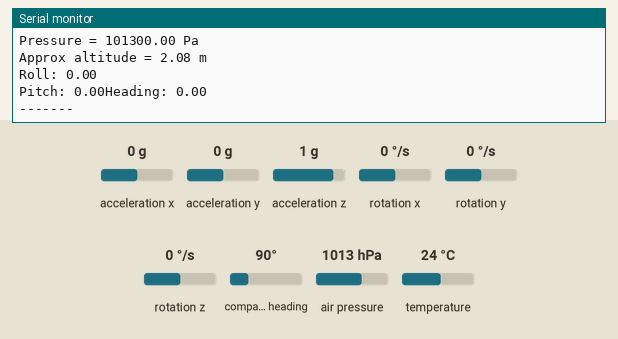
Bench run of a program on a simulated Teensy 4. Shown: the last lines printed to the serial monitor. The inputs (shaded band) are chosen by the test bench; at power-on: rotation x 0 °/s, rotation y 0 °/s, rotation z 0 °/s, air pressure 1013 hPa, temperature 24 °C, acceleration x 0 g, acceleration y 0 g, acceleration z 1 g, compass heading 90°.

Above: at 3.2 s.
3.3 s: rotation x set to -192 °/s
At 4.6 s:
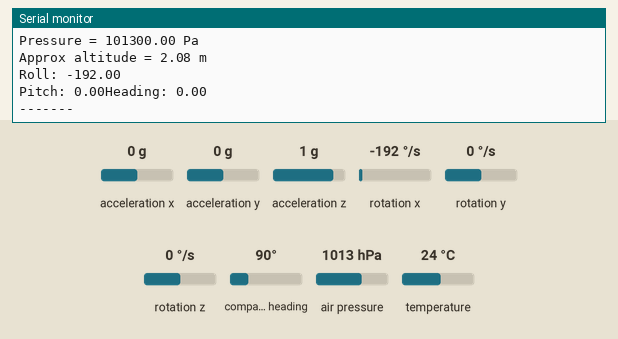
4.8 s: rotation y set to -192 °/s
At 6.2 s:
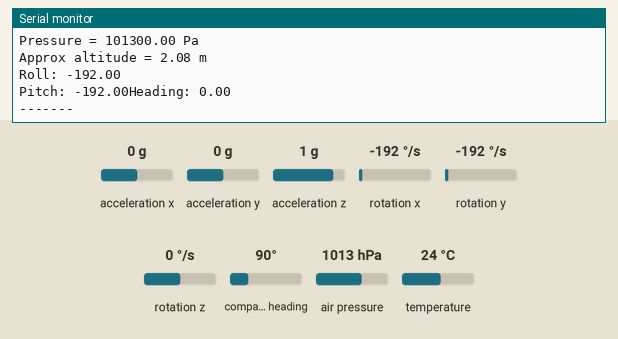
6.3 s: rotation z set to -192 °/s
7.8 s: air pressure set to 952 hPa
At 8.5 s:
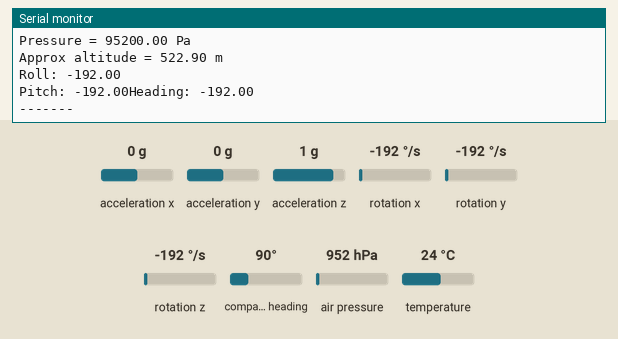

The program:

main.cpp
```cpp
/*
 * Blink
 * Turns on an LED on for one second,
 * then off for one second, repeatedly.
 */

#include "./sensors/Sensors.hpp"

Sensors sensors = Sensors(0x76, 0x28, 1013.25);

void setup()
{
  Serial.begin(9600);
  delay(2000);
  sensors.begin();
}

void loop()
{
  sensors.print_data();
  delay(2000);
}
```

Sensors.cpp
```cpp
#include "Sensors.hpp"

Sensors::Sensors(uint8_t bmp_address, uint8_t bno_address, float seaLevelhPa)
{
    _bmp_address = bmp_address;
    _bno_address = bno_address;
    _seaLevelhPa = seaLevelhPa;
}

void Sensors::begin()
{
    _bno = Adafruit_BNO055(55, _bno_address);
    _bmp = Adafruit_BMP280();
    while (!_bno.begin() || !_bmp.begin(_bmp_address))
    {
        Serial.println("Init failed");
    }

    Serial.println("Init Completed");
}

void Sensors::print_data()
{
    sensor_data data = this->get_data();

    Serial.print(F("Temperature = "));
    Serial.print(data.temperature);
    Serial.println(" *C");

    Serial.print(F("Pressure = "));
    Serial.print(data.pressure);
    Serial.println(" Pa");

    Serial.print(F("Approx altitude = "));
    Serial.print(data.altitude);
    Serial.println(" m");

    Serial.print("Roll: ");
    Serial.println(data.gyroscope.roll);
    Serial.print("Pitch: ");
    Serial.print(data.gyroscope.pitch);
    Serial.print("Heading: ");
    Serial.println(data.gyroscope.heading);
    Serial.println("-------");
}

sensor_data Sensors::get_data()
{
    sensor_data data;

    data.pressure = _bmp.readPressure();
    data.temperature = _bmp.readTemperature();
    data.altitude = _bmp.readAltitude(_seaLevelhPa);

    sensors_event_t gyroData, orientationData, accelerationData;

    _bno.getEvent(&gyroData, Adafruit_BNO055::VECTOR_GYROSCOPE);
    _bno.getEvent(&orientationData, Adafruit_BNO055::VECTOR_EULER);
    _bno.getEvent(&accelerationData, Adafruit_BNO055::VECTOR_LINEARACCEL);

    data.gyroscope = gyroData.gyro;
    data.acceleration = accelerationData.acceleration;
    data.orientation = orientationData.orientation;

    return data;
}

void Sensors::setup_bmp()
{
    /* Default settings from datasheet. */
    _bmp.setSampling(Adafruit_BMP280::MODE_NORMAL,     /* Operating Mode. */
                     Adafruit_BMP280::SAMPLING_X2,     /* Temp. oversampling */
                     Adafruit_BMP280::SAMPLING_X16,    /* Pressure oversampling */
                     Adafruit_BMP280::FILTER_X16,      /* Filtering. */
                     Adafruit_BMP280::STANDBY_MS_500); /* Standby time. */
}
```

Sensors.hpp
```cpp
#ifndef SENSORS_H
#define SENSORS_H

#include "Arduino.h"
#include "sensor_data.hpp"
#include <Wire.h>
#include <Adafruit_BMP280.h>
#include <Adafruit_BNO055.h>

class Sensors
{
public:
    Sensors(uint8_t bmp_address, uint8_t bno_address, float seaLevelhPa);
    void begin();
    void print_data();
    sensor_data get_data();

private:
    uint8_t _bmp_address;
    uint8_t _bno_address;
    float _seaLevelhPa;
    Adafruit_BMP280 _bmp;
    Adafruit_BNO055 _bno;

    void setup_bmp();
};

#endif
```

sensor_data.hpp
```cpp
#ifndef SENSOR_DATA_H
#define SENSORS_DATA_H

#include <Adafruit_Sensor.h>

struct sensor_data
{
    float temperature;
    float pressure;
    float altitude;
    sensors_vec_t gyroscope;
    sensors_vec_t acceleration;
    sensors_vec_t orientation;
};

#endif
```

Measured:
- after the input at 3.3 s, the serial monitor: prints a new line after 0.72 s (image 1)
- after the input at 4.8 s, the serial monitor: prints a new line after 1.2 s (image 2)
- after the input at 7.8 s, the serial monitor: prints a new line after 0.23 s (image 3)
